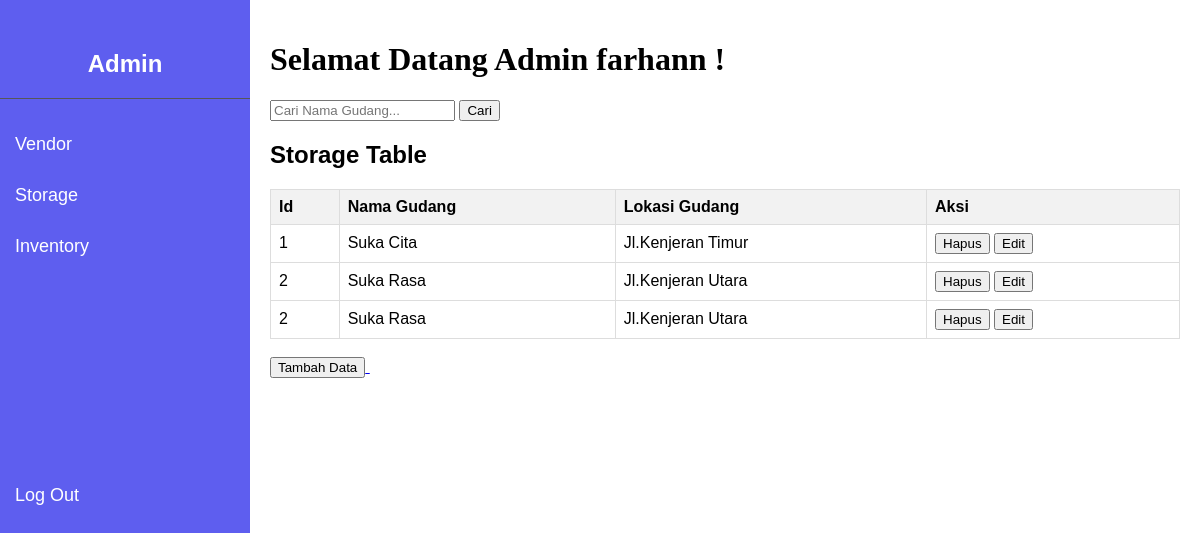
Page /storage.php (signed in) on the committed database.
### tables this page shows
CREATE TABLE `storage` (
  `id` int(20) NOT NULL,
  `nama_gudang` varchar(35) NOT NULL,
  `lokasi` varchar(35) NOT NULL
);

CREATE TABLE `inventory` (
  `id` int(20) NOT NULL,
  `nama_barang` int(35) NOT NULL,
  `jenis_barang` varchar(35) NOT NULL,
  `kuantitas_stok` int(35) NOT NULL,
  `lokasi_gudang` int(35) NOT NULL,
  `serial_number` varchar(35) NOT NULL,
  `harga` varchar(35) NOT NULL
);

### storage.php (the view, shortened to what this page needs)
<!DOCTYPE html>
<html lang="en">
<head>
</head>
<body>
    <?php include "sidebar.php"; ?>
    <div class="content">
        <?php include "header.php"; ?>
        <div class="search-container">
                <form method="GET" action="">
                    <input type="text" name="search" placeholder="Cari Nama Gudang..." value="<?php echo isset($_GET['search']) ? htmlspecialchars($_GET['search']) : ''; ?>">
                    <button type="submit">Cari</button>
                </form>
        </div>
        <?php
$search = isset($_GET['search']) ? mysqli_real_escape_string($kon, $_GET['search']) : '';
$sql = "SELECT inventory.id AS inventory_id, inventory.nama_barang, inventory.jenis_barang, inventory.kuantitas_stok, inventory.lokasi_gudang, inventory.serial_number, inventory.harga,
storage.id AS storage_id, storage.nama_gudang, storage.lokasi,
vendor.id AS vendor_id, vendor.nama, vendor.kontak, vendor.nama_barang AS vendor_brg, vendor.nomor_invoice
FROM storage
LEFT JOIN inventory ON inventory.lokasi_gudang = storage.id
LEFT JOIN vendor ON inventory.nama_barang = vendor.id
WHERE storage.nama_gudang LIKE '%$search%'
ORDER BY storage.id";
$hsl = mysqli_query($kon, $sql);
?>
     <div id="vendor" class="table-selection">
            <h2>Storage Table</h2>
            <table>
                <tr>
                    <th>Id </th>
                    <th>Nama Gudang</th>
                    <th>Lokasi Gudang</th>
                    <th>Aksi</th>
                </tr>
                <?php
                if($hsl -> num_rows > 0){
                    while($data = mysqli_fetch_assoc($hsl)){
                        echo "<tr>";
                        echo "<td>{$data['storage_id']}</td>";
                        echo "<td>{$data['nama_gudang']}</td>";
                        echo "<td>{$data['lokasi']}</td>";
                        echo "<td><a href='CRUD/hapus_storage.php?id={$data['storage_id']}' onclick='return confirm(\"Apakah Anda yakin ingin menghapus data ini?\")'><button>Hapus</button></a>
                                <a href='CRUD/edit_storage.php?id={$data['storage_id']}'><button>Edit</button></a></td>";
                        echo "</tr>";
                    }
                }
                ?>
            </table><br>
            <a href = "CRUD/tmbh_storage.php">
                <button>Tambah Data</button>
            </a>
     </div>
   </div>
</body>
</html>

### admin.css (style rules this page uses)
body { font-family: Arial, sans-serif; display: flex; margin: 0; padding: 0; height: 100vh; }
.content { margin-left: 250px; padding: 20px; width: 100%; }
table { width: 100%; border-collapse: collapse; margin-top: 20px; }
table, th, td { border: 1px solid #ddd; }
th, td { padding: 8px; text-align: left; }
th { background-color: #f2f2f2; }

### rows in the picture
storage: id "1", nama_gudang "Suka Cita", lokasi "Jl.Kenjeran Timur"
inventory: lokasi_gudang "2", lokasi_gudang.nama_gudang "Suka Rasa", lokasi_gudang.lokasi "Jl.Kenjeran Utara"
inventory: lokasi_gudang "2", lokasi_gudang.nama_gudang "Suka Rasa", lokasi_gudang.lokasi "Jl.Kenjeran Utara"

### other values in the picture
$_SESSION['username'] "farhann"
